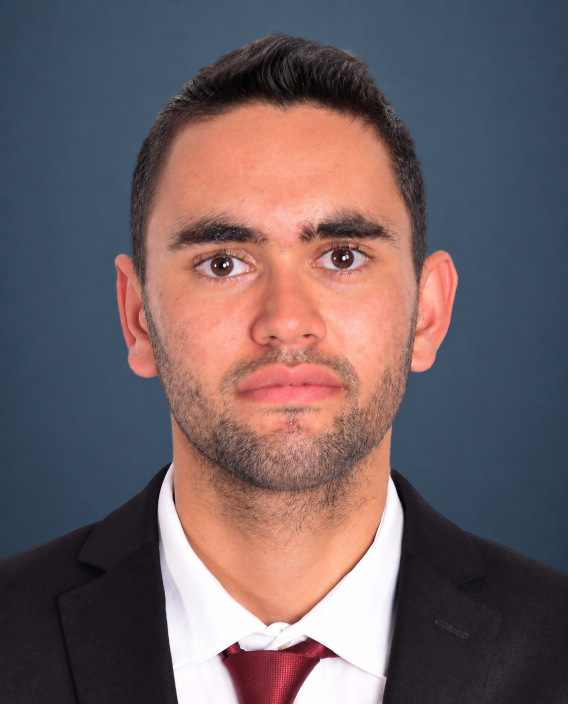
#> input picture ali_photo.jpg, 1136 x 1408 px (shown at 1/2 size)
$ python images.py
#> lines starting #> are read from the running program, lines starting #| are printed output that depends on the picture
#!/usr/bin/env python3
"""Prépare les images du site à partir des originaux placés à la racine du projet.

    python src/images.py

Produit dans assets/img : portrait recadré (WebP), logos associatifs réduits,
favicons et visuels de partage (Open Graph). Dépendance : Pillow.
À relancer seulement si une image source change.
"""
import math
from pathlib import Path

from PIL import Image, ImageDraw, ImageFilter, ImageFont

ROOT = Path(__file__).resolve().parent.parent
OUT = ROOT / "assets" / "img"
FONTS = Path("C:/Windows/Fonts")
BG = (5, 9, 18)
ACCENT = (52, 216, 245)
MINT = (110, 231, 200)
WARM = (246, 181, 69)
TEXT = (233, 239, 248)
MUTED = (166, 181, 202)
DIM = (125, 142, 168)


# [5 lines left out: function font, not called in this run]


def portrait():
    im = Image.open(ROOT / "ali_photo.jpg").convert("RGB")
#> im is the input picture: PIL image 1136x1408 RGB; mean R, G, B 110, 94.2, 98.1
    crop = im.crop((5, 0, 1131, 1408))  # photo studio 1136x1408 : pleine hauteur, ratio 4:5
    for width in (700, 420):
        crop.resize((width, width * 5 // 4), Image.LANCZOS).save(OUT / f"portrait-{width}.webp", "WEBP", quality=82, method=6)
#> this loop made 2 passes
#> pass 1, in portrait, `crop.resize((width, width * 5 // 4), Image.LANCZOS).save(OUT / f"portr..`:
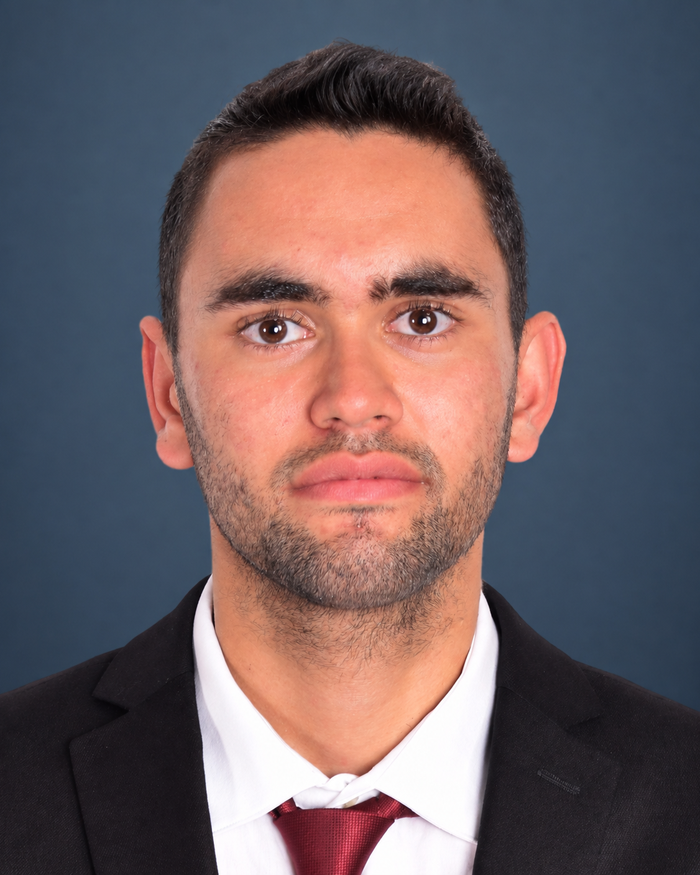
#> saved as portrait-700.webp: PIL image 700x875 RGB; mean R, G, B 110.6, 94.5, 98.3


def logos():
    for src, dst in (("ESN_logo.png", "logo-esn.png"), ("EP_logo.png", "logo-electro-power.png"), ("Enactus_logo.png", "logo-enactus.png")):
#> (the run stopped early here; a loop or call above may not have finished)
